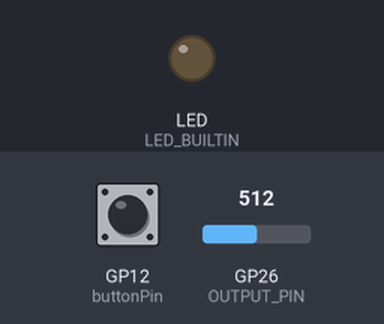
Simulated run of this sketch. Board: Raspberry Pi Pico W. Shown: output pins drawn as LEDs (lit = HIGH). The test bench sets the inputs (shaded band); at power-on: GP12 (buttonPin) HIGH, GP26 (OUTPUT_PIN) = 512. WiFi joins after 1.5 s; servers stay silent unless stated.

Above: at 0.1 s.
At 2.6 s:
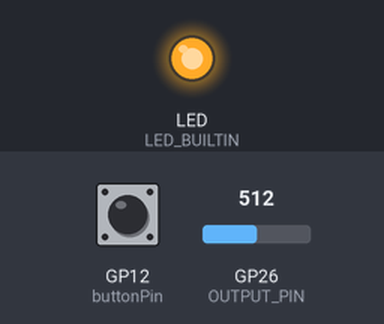
Timing chart, 0 to 4.5 s (numbered marks = the images above):
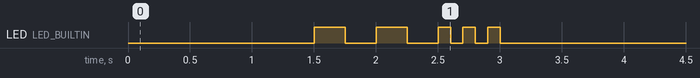

The sketch:

AD8232_minimum_functionality.ino
```cpp
#include <WiFi.h>
#include <WiFiClient.h>

const char* ssid = "Mango"; // Your WiFi SSID
const char* password = "YashicaMat1!"; // Your WiFi password
const char* serverAddress = "192.168.68.103"; // IP address of the TCP server
const uint16_t serverPort = 5001; // TCP server port
const int OUTPUT_PIN = 26; // AD8232 output connected to GPIO 26 (ADC0) on the Pi Pico W

WiFiClient client;

const int sampleRate = 250; // Sample rate in Hz
const int bufferSize = 15000; // 60 seconds of data at 250 Hz
float buffer[bufferSize]; // Circular buffer to hold data
int bufferIndex = 0; // Current index in the buffer
bool activationFlag = false; // Flag to indicate activation
unsigned long activationTime = 0; // Time of activation
const long postActivationDuration = 30000; // 30 seconds after activation
unsigned long sampleTime = millis(); // Initialize sample time

// Button setup
const int buttonPin = 12; // The pin number for the button, using GP18

void setup() {
  pinMode(LED_BUILTIN, OUTPUT);
  WiFi.begin(ssid, password);

  blinkLED(2, 250); // Blink twice to indicate setup start

  while (WiFi.status() != WL_CONNECTED) {
    delay(500);
    blinkLED(1, 500); // Slow blink to indicate trying to connect to WiFi
  }

  blinkLED(3, 100); // Blink 3 times quickly to indicate WiFi connected

  // Initialize the button pin as an input with an internal pull-up resistor
  pinMode(buttonPin, INPUT_PULLUP);
}

void loop() {
  // Check if the button has been pressed. Since we're using INPUT_PULLUP, button press is LOW
  if (digitalRead(buttonPin) == LOW && !activationFlag) {
    activationFlag = true;
    activationTime = millis();
    blinkLED(1, 100); // Single blink to indicate button press detected
    delay(100); // Debounce delay
  }

  int sample = analogRead(OUTPUT_PIN); // Read the EKG data from AD8232
  buffer[bufferIndex] = sample; // Store the read sample in the buffer

  bufferIndex = (bufferIndex + 1) % bufferSize;

  // After activation, wait for additional 30 seconds before sending data
  if (activationFlag && (millis() - activationTime > postActivationDuration)) {
    if(sendBufferOverTCP()) { // If data sent successfully
      blinkLED(2, 100); // Blink twice quickly to indicate data sent
    } else {
      blinkLED(5, 200); // Blink 5 times slowly to indicate failure
    }
    activationFlag = false;
    bufferIndex = 0; // Reset buffer index for the next activation
  }

  delay(1000 / sampleRate); // Maintain sample rate to collect data
}

bool sendBufferOverTCP() {
  if (!client.connect(serverAddress, serverPort)) {
    return false;
  }

  client.write((const uint8_t*)buffer, bufferSize * sizeof(float));
  client.stop();
  return true;
}

void blinkLED(int count, int delayTime) {
  for(int i = 0; i < count; i++) {
    digitalWrite(LED_BUILTIN, HIGH);
    delay(delayTime);
    digitalWrite(LED_BUILTIN, LOW);
    delay(delayTime);
  }
}
```
